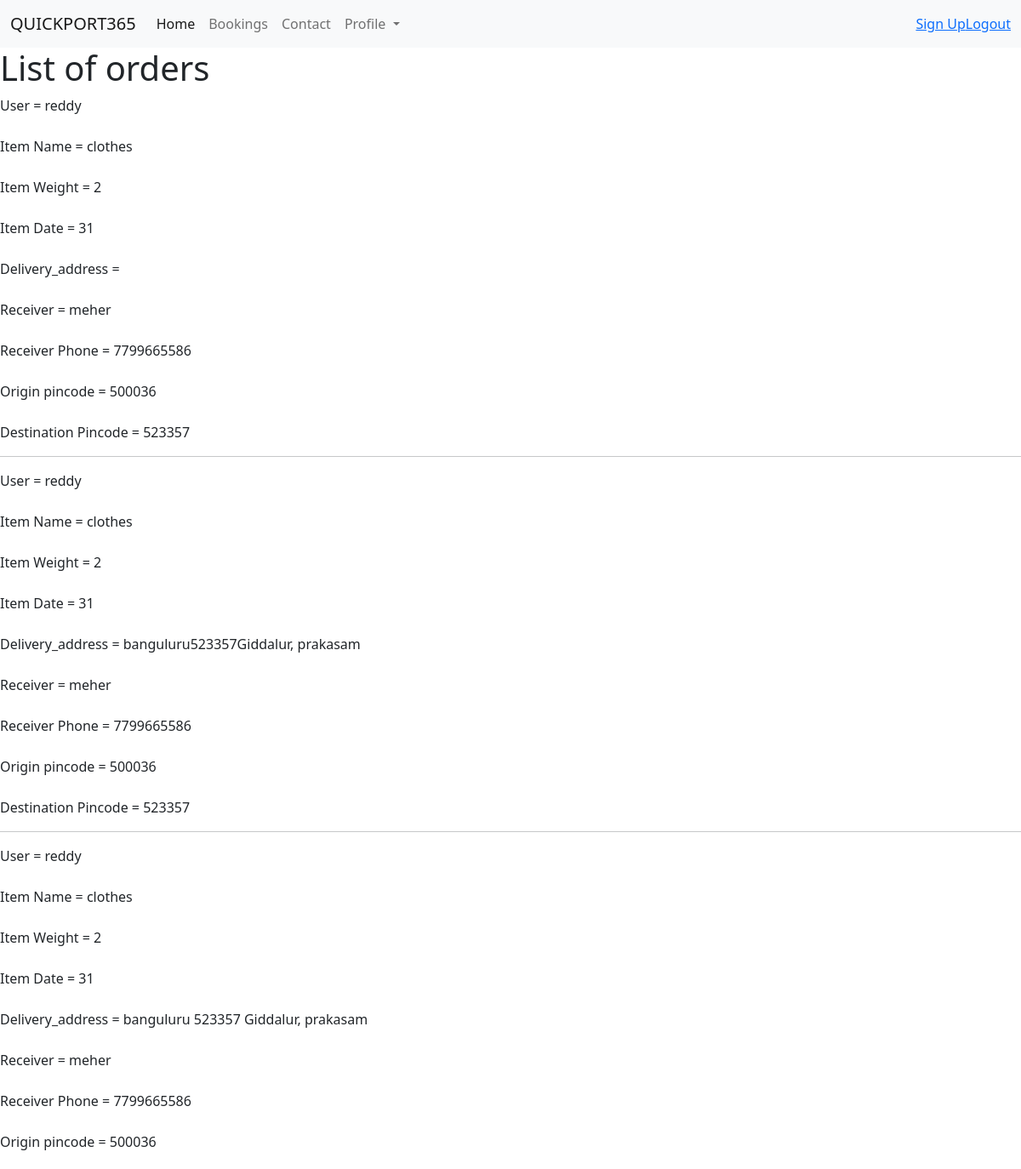
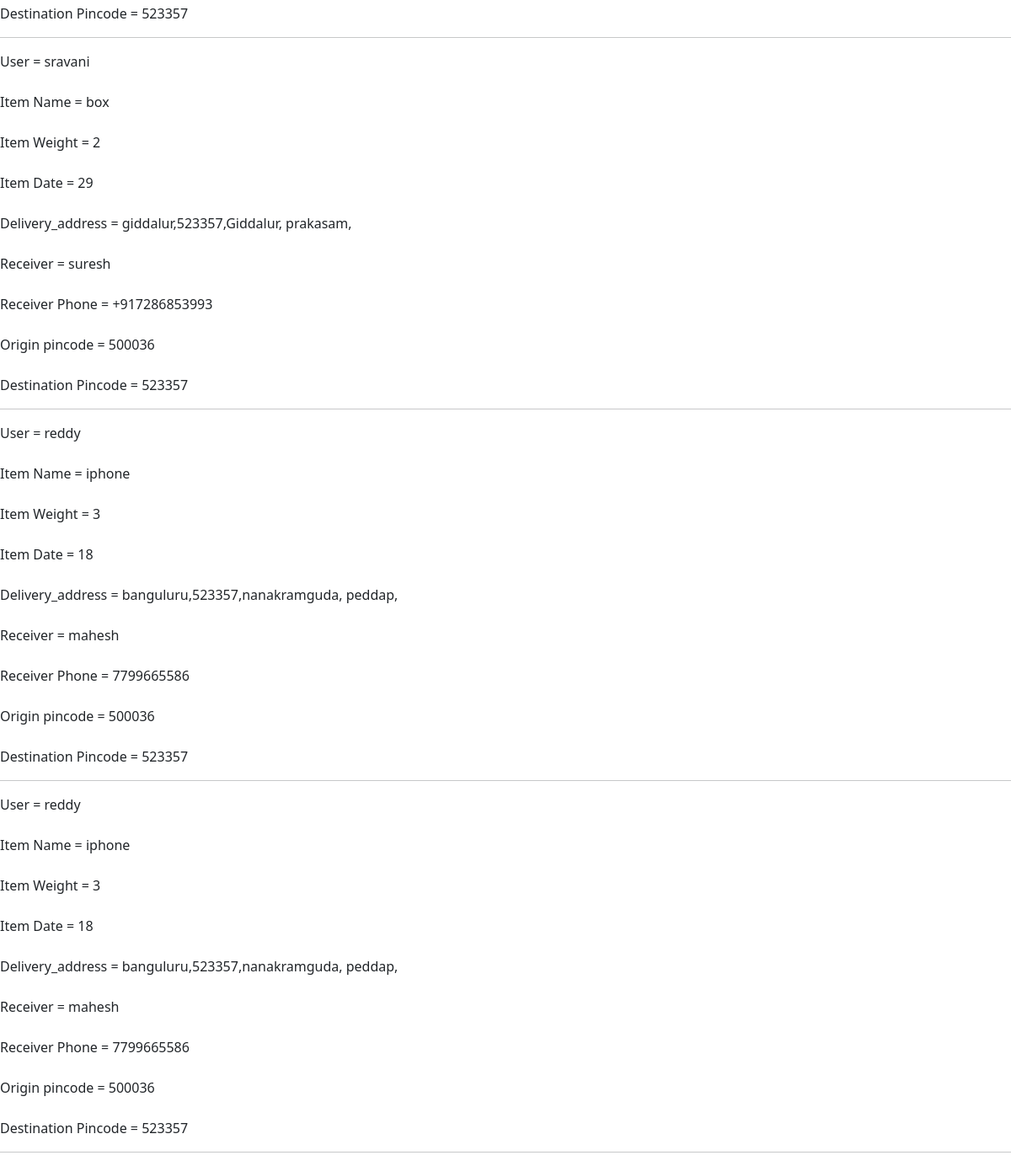
Page /orders_list on the committed database (2 pictures, top to bottom).
### tables this page shows
CREATE TABLE orderdetails (id INTEGER PRIMARY KEY AUTOINCREMENT, user text, itemname text, itemweight text,date text, receiver text, receiver_phone text, service text, price text, delivery_address text, originpin text destinationpin, destinationpin text);

### app.py (the view)
@app.route('/orders_list')
def orders_list():
    with sqlite3.connect('database.db') as con:
        con.row_factory = sqlite3.Row
        cur = con.execute('select * from orderdetails')
        rows = cur.fetchall()
        for i in rows:
            print(i)
    return render_template('orders_list.html', rows=rows)

### templates/orders_list.html (shortened to what this page needs)
{% extends 'base.html' %}
{% block content %}
<head>
</head>
<body>
<h1>List of orders</h1>
{% for order in rows %}
User = {{order.user}}<br><br>
Item Name = {{order.itemname}}<br><br>
Item Weight = {{order.itemweight}}<br><br>
Item Date = {{order.date}}<br><br>
Delivery_address = {{order.delivery_address}}<br><br>
Receiver = {{order.receiver}}<br><br>
Receiver Phone = {{order.receiver_phone}}<br><br>
Origin pincode = {{order.originpin}}<br><br>
Destination Pincode = {{order.destinationpin}}<hr>
{% endfor %}
</body>
</html>
{% endblock %}

### rows in the picture
orderdetails: user "reddy", itemname "clothes", itemweight "2", date "31", receiver "meher", receiver_phone "7799665586", originpin "500036", destinationpin "523357"
orderdetails: user "reddy", itemname "clothes", itemweight "2", date "31", delivery_address "banguluru523357Giddalur, prakasam", receiver "meher", receiver_phone "7799665586", originpin "500036", destinationpin "523357"
orderdetails: user "reddy", itemname "clothes", itemweight "2", date "31", delivery_address "banguluru 523357 Giddalur, prakasam", receiver "meher", receiver_phone "7799665586", originpin "500036", destinationpin "523357"
orderdetails: user "sravani", itemname "box", itemweight "2", date "29", delivery_address "giddalur,523357,Giddalur, prakasam,", receiver "suresh", receiver_phone "+917286853993", originpin "500036", destinationpin "523357"
orderdetails: user "reddy", itemname "iphone", itemweight "3", date "18", delivery_address "banguluru,523357,nanakramguda, peddap,", receiver "mahesh", receiver_phone "7799665586", originpin "500036", destinationpin "523357"
orderdetails: user "reddy", itemname "iphone", itemweight "3", date "18", delivery_address "banguluru,523357,nanakramguda, peddap,", receiver "mahesh", receiver_phone "7799665586", originpin "500036", destinationpin "523357"
